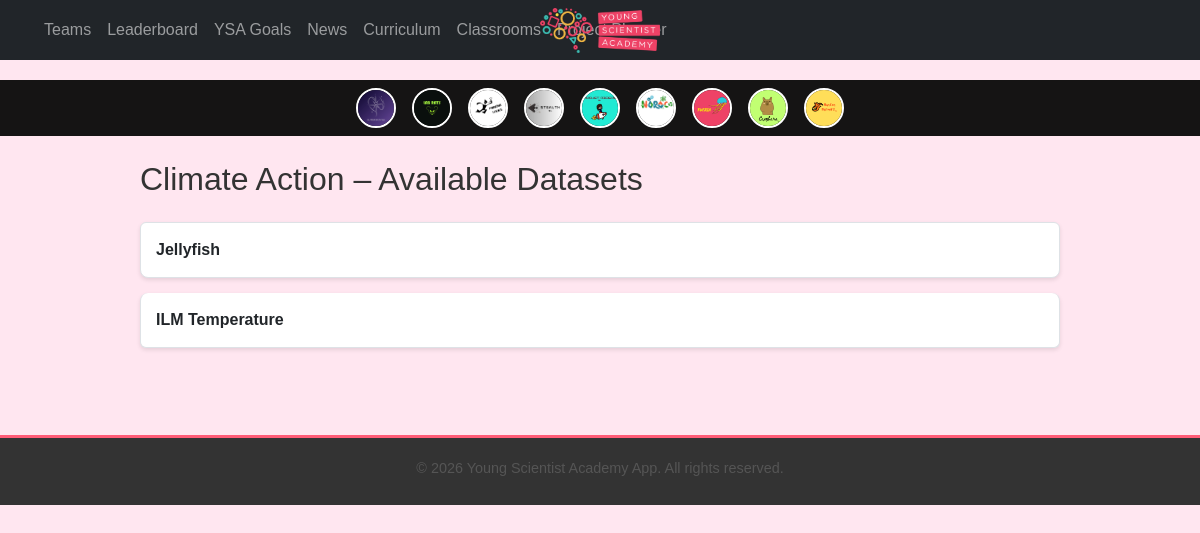
Screenshot of /programs/ysa-goals/climate-action/datasets/ with the database file from the repository.
### teams/models.py (models this page shows, shortened)
class Team(models.Model):
    name = models.CharField(max_length=100, unique=True)
    logo = models.ImageField(upload_to="team_logos/", blank=True, null=True)
    members = models.ManyToManyField(
        settings.AUTH_USER_MODEL, related_name='teams_members', blank=True
    )
    created_at = models.DateTimeField(auto_now_add=True)
    description = models.TextField(blank=True)
    max_members = models.IntegerField(default=15)
    class Meta:
        ordering = ["-created_at"]
        verbose_name = "Team"
        verbose_name_plural = "Teams"
    @property
    def total_points(self):
        return self.team_points_from_teams_app.aggregate(
            total_points=Sum("points_earned")
        )["total_points"] or 0
    def get_logo_url(self):
        if self.logo:
            return self.logo.url
        filename_png = f"{self.name.lower().replace(' ', '_')}.png"
        filename_jpg = f"{self.name.lower().replace(' ', '_')}.jpg"
        if os.path.exists(os.path.join(settings.MEDIA_ROOT, "team_logos", filename_png)):
            return settings.MEDIA_URL + "team_logos/" + filename_png
        if os.path.exists(os.path.join(settings.MEDIA_ROOT, "team_logos", filename_jpg)):
            return settings.MEDIA_URL + "team_logos/" + filename_jpg
        return settings.STATIC_URL + "default_team_logo.png"

### programs/models.py (models this page shows, shortened)
class Goal(models.Model):
    title = models.CharField(max_length=100)
    slug = models.SlugField(unique=True, blank=True)
    image = models.ImageField(upload_to='goal_tiles/')
    description = models.TextField(blank=True)

class Dataset(models.Model):
    name = models.CharField(max_length=255)
    description = models.TextField(blank=True)
    goal = models.ForeignKey(Goal, related_name='datasets', on_delete=models.CASCADE)
    uploaded_csv = models.FileField(upload_to='datasets/', blank=True, null=True)
    created_at = models.DateTimeField(auto_now_add=True)

### programs/views.py (the view)
# urls.py: path('ysa-goals/<slug:slug>/datasets/', views.goal_dataset_list, name='goal_datasets'),
def goal_dataset_list(request, slug):
    goal = get_object_or_404(Goal, slug=slug)
    datasets = goal.datasets.all()
    return render(request, "goal_dataset_list.html", {
        "goal": goal,
        "datasets": datasets,
    })

### teams/context_processors.py (called while the page is built)
def team_logos(request):
    teams = list(Team.objects.all())  # Convert QuerySet to list
    teams.sort(key=lambda team: team.total_points, reverse=True)  # Sort manually  # ✅ Order by team ranking
    return {'teams': teams}

### users/context_processors.py (called while the page is built, shortened)
def user_level_and_team(request):
    user = request.user
    if not user.is_authenticated:
        return {}

### programs/templates/goal_dataset_list.html (shortened to what this page needs)
{% extends "core/base.html" %}
{% block content %}
<div class="container py-4">
  <h2>{{ goal.title }} – Available Datasets</h2>
  {% if datasets %}
    <ul class="list-group mt-4">
      {% for dataset in datasets %}
        <li class="list-group-item">
          <a href="{% url 'programs:dataset_detail' dataset.id %}" class="text-decoration-none fw-bold text-dark">
            {{ dataset.name }}
           </a>
        </li>
      {% endfor %}
    </ul>
  {% else %}
    <p>No datasets have been added for this goal yet.</p>
  {% endif %}
</div>
{% endblock %}

### core/templates/core/base.html (shortened to what this page needs)
{% load static %}
<!DOCTYPE html>
<html lang="en">
<head>
    <link href="https://cdn.jsdelivr.net/npm/bootstrap@5.3.0/dist/css/bootstrap.min.css" rel="stylesheet">
    <link rel="stylesheet" href="{% static 'css/styles.css' %}">
</head>
<body>
<nav class="navbar navbar-expand-lg navbar-dark bg-dark fixed-top">
    <div class="w-100 d-flex justify-content-between align-items-center px-3">
        <div class="d-flex align-items-center">
        <div class="collapse navbar-collapse" id="navbarNav">
            <ul class="navbar-nav">
            <li class="nav-item">
                <a class="nav-link {% if request.path == '/teams/' %}active{% endif %}" href="{% url 'teams:team_overview' %}">Teams</a>
            </li>
            <li class="nav-item">
                <a class="nav-link {% if request.path == '/leaderboard/' %}active{% endif %}" href="{% url 'leaderboard:student_leaderboard' %}">
                    Leaderboard
                </a>
            </li>
            <li class="nav-item">
                <a class="nav-link {% if request.path == '/programs/' %}active{% endif %}" href="{% url 'programs:goal_list' %}">YSA Goals</a>
            </li>
            <li class="nav-item">
                <a class="nav-link {% if request.path == '/news/' %}active{% endif %}" href="{% url 'news:news' %}">News</a>
            </li>
            <li class="nav-item">
                <a class="nav-link {% if request.path == '/curriculum/' %}active{% endif %}" href="{% url 'curriculum:home' %}">Curriculum</a>
            </li>
            <li class="nav-item">
                <a class="nav-link {% if request.path == '/classrooms/' %}active{% endif %}" href="{% url 'classrooms:dashboard' %}">Classrooms</a>
            </li>
            <li class="nav-item">
                <a class="nav-link {% if request.path == '/project_planner/' %}active{% endif %}" href="{% url 'project_planner:home' %}">Project Planner</a>
            </li>
            </ul>
        </div>
        </div>
    <a class="navbar-brand position-absolute start-50 translate-middle-x" href="{% url 'home' %}">
      <img src="{% static 'images/logo.png' %}" alt="logo" class="logo" style="max-height: 50px;">
    </a>
  </div>
</nav>
    {% if teams %}
    <div class="team-logos-nav">
        {% for team in teams %}
            <a href="{% url 'teams:team_detail' team.id %}" class="team-logo-link">
                <img src="{{ team.get_logo_url }}" alt="{{ team.name }}" class="team-logo-small">
            </a>
        {% endfor %}
    </div>
    {% endif %}
    <div class="content-container">
        {% block content %}{% endblock %}
    </div>
    <footer class="text-center mt-5">
        <p>&copy; {% now "Y" %} Young Scientist Academy App. All rights reserved.</p>
    </footer>
</body>
</html>
</body>
</html>

### core/static/css/styles.css (style rules this page uses)
body { background-color: #ffe6f0; font-family: 'Arial', sans-serif; color: #333; }
.team-logos-nav { display: flex; justify-content: center; align-items: center; background: #151414; padding: 8px; position: relative; z-index: 999; margin-top: 80px; }
.navbar { position: fixed; top: 0; left: 0; right: 0; width: 100%; z-index: 1050; background-color: #333333; padding: 10px 20px; display: flex; align-items: center; justify-content: space-between; }
.navbar-brand { font-weight: bold; color: #ffffff; font-size: 1.2rem; margin-right: auto; position: absolute; left: 50%; transform: translateX(-50%); z-index: 1; }
.navbar-collapse { background-color: transparent; padding: 0; box-shadow: none; border: none; }
.team-logo-link { margin: 0 8px; text-decoration: none; }
.team-logo-small { width: 40px; height: 40px; border-radius: 50%; border: 2px solid white; object-fit: cover; transition: transform 0.2s ease-in-out; }
.container { max-width: 960px; padding: 20px; }
footer { background-color: #333333; color: #ffffff; padding: 15px 0; font-size: 0.9rem; text-align: center; border-top: 3px solid #ff5c77; }
footer p { margin-bottom: 5px; }
.logo { max-width: 120px; height: auto; display: block; margin: 10px auto; }
h1, h2, h3, h4, h5, h6 { color: #333; }
p, li { color: #555; }
.list-group-item { padding: 15px; margin-bottom: 15px; background-color: #ffffff; border-radius: 8px; box-shadow: 0 2px 4px rgba(0, 0, 0, 0.1); }
footer { padding: 20px 0; border-top: 3px solid #ff5c77; font-size: 0.9rem; text-align: center; color: #ffffff; background-color: #333333; }

### rows the page displays
Team: shows a picture
Team: shows a picture
Team: shows a picture
Team: shows a picture
Team: shows a picture
Team: shows a picture
Team: shows a picture
Team: shows a picture
Team: shows a picture
Goal: title "Climate Action"
Dataset: name "Jellyfish"
Dataset: name "ILM Temperature"
